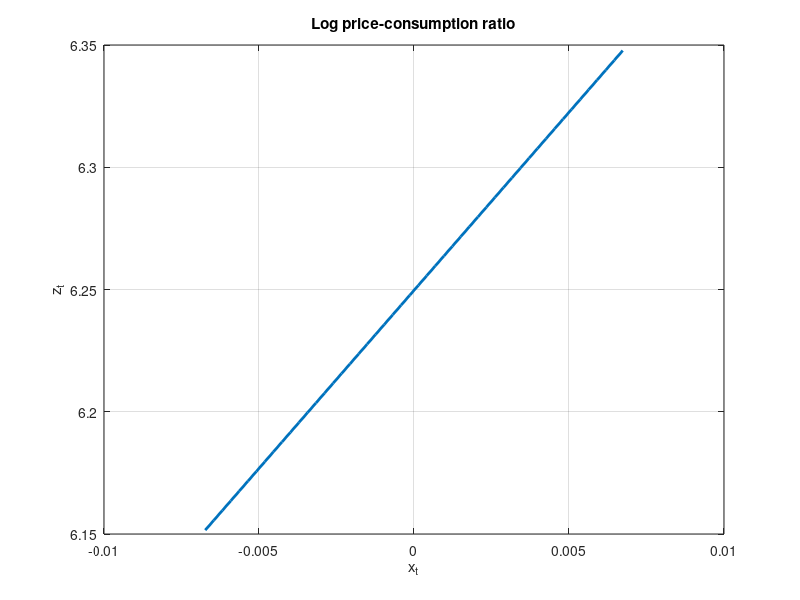
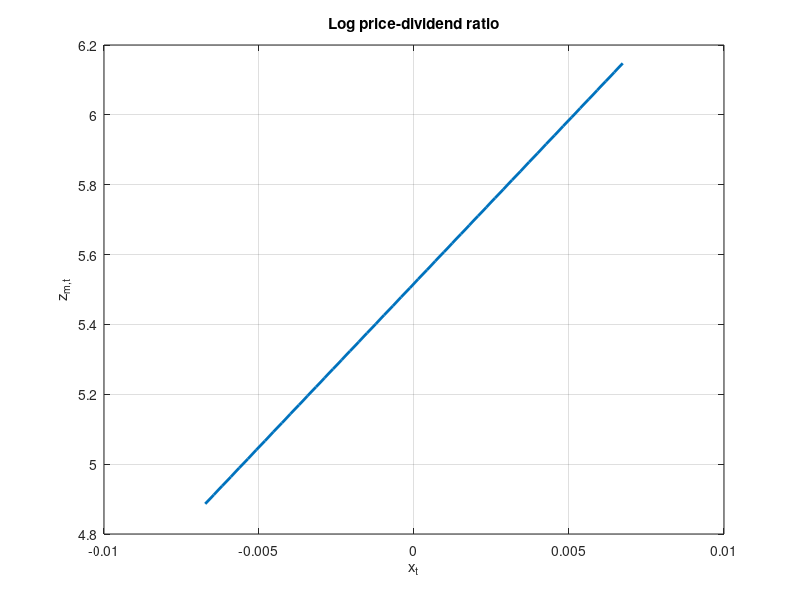
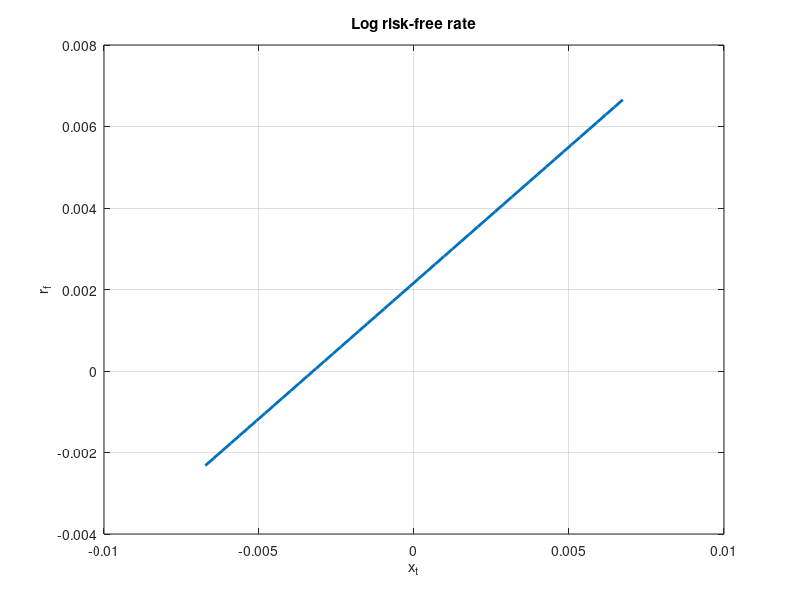
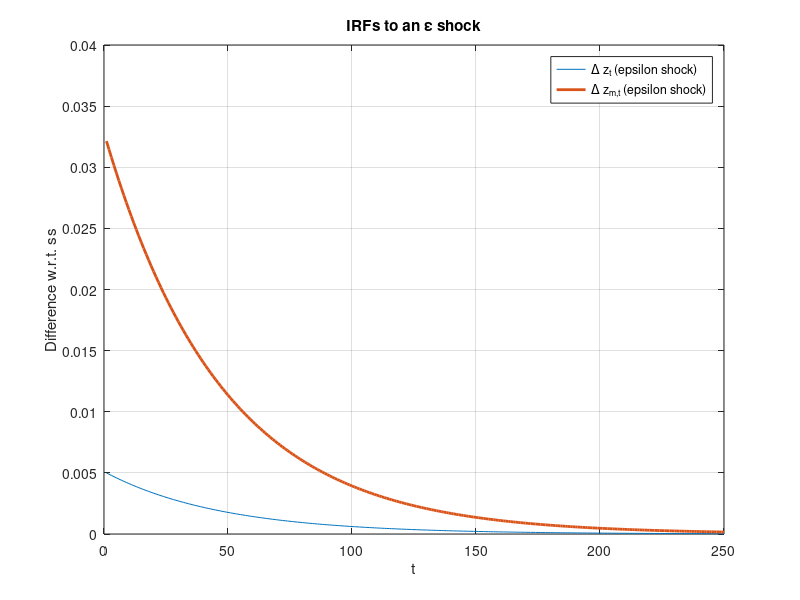

Write the MATLAB code that produced these figures, in order.
%DIEGO ALVAREZ FLORES
%BY REPLICATION: ONE STATE VARIABLE
%JANUARY 2026

clear;
clc;

%% PARAMETERS
sigma=0.0078;
mu=0.0015;
rho=0.979;
psi=1.5;
gamma=10;
beta=0.998;
phi_e=0.044;
theta=(1-gamma)/(1-1/psi);
phi=3;
mu_d=0.0015;
phi_d=4.5;

%% EQUATIONS FOR FIXED POINT METHOD (C0NSUMPTION)
function [k0] = function1_k0(zbar,k1)
    k0=log(exp(zbar)+1)-k1*zbar;
end

function [k1] = function1_k1(zbar)
    k1=exp(zbar)/(exp(zbar)+1);
end

function [A1] = function1_A1(psi,k1,rho)
    A1=(1-1/psi)/(1-k1*rho);
end

function [A0] = function1_A0(beta,mu,psi,k0,k1,theta,sigma,A1,phi_e)
    A0=(log(beta)+mu*(1-1/psi)+k0+0.5*sigma^2*theta*((1-1/psi)^2+(k1*A1*phi_e)^2))/(1-k1);
end

%% FIXED-POINT METHOD (C0NSUMPTION)
function [k0,k1,A0,A1,zbar] = solve_param_cons1(beta,mu,psi,theta,rho,phi_e,sigma)
    zbar_init=0;
    max_iter=1000;
    terminate=0;
    crit=1e-9; 
    iter=1;
    while (terminate==0 & iter<max_iter)
        k1 = function1_k1(zbar_init);
        k0 = function1_k0(zbar_init,k1);
        A1 = function1_A1(psi,k1,rho);
        A0 = function1_A0(beta,mu,psi,k0,k1,theta,sigma,A1,phi_e);
        zbar = A0; % Unconditional expectation of z_t
        if abs(zbar-zbar_init)<crit
            terminate=1;
        end        
        zbar_init=zbar;
        iter=iter+1;
    end
end

[k0,k1,A0,A1,zbar] = solve_param_cons1(beta,mu,psi,theta,rho,phi_e,sigma);

%% EQUATIONS FOR FIXED POINT METHOD (DIVIDEND)
function [k0m] = function1_k0m(zbarm,k1m)
    k0m=log(exp(zbarm)+1)-k1m*zbarm;
end

function [k1m] = function1_k1m(zbarm)
    k1m=exp(zbarm)/(exp(zbarm)+1);
end

function [A1m] = function1_A1m(psi,k1m,rho,phi)
    A1m=(phi-1/psi)/(1-k1m*rho);
end

function [A0m] = function1_A0m(beta,mu,psi,k0,k1,theta,sigma,A0,A1,k0m,k1m,A1m,mu_d,phi_e,phi_d)
    A0m = (theta*log(beta)+mu*(theta-1-theta/psi)+(theta-1)*(k0+A0*(k1-1)) ...
        +k0m+mu_d+0.5*sigma^2*((theta-1-theta/psi)^2+((theta-1)*k1*A1*phi_e+k1m*A1m*phi_e)^2+phi_d^2))/(1-k1m);
end

%% FIXED-POINT METHOD (DIVIDEND)
function [k0m,k1m,A0m,A1m,zbarm] = solve_param_div1(beta,mu,psi,theta,rho,phi_e,sigma, ...
        phi,k0,k1,A0,A1,phi_d,mu_d)
    zbarm_init=0;
    max_iter=1000;
    terminate=0;
    crit=1e-9; 
    iter=1;
    while (terminate==0 & iter<max_iter)
        k1m = function1_k1m(zbarm_init);
        k0m = function1_k0m(zbarm_init,k1m);
        A1m = function1_A1m(psi,k1m,rho,phi);
        A0m = function1_A0m(beta,mu,psi,k0,k1,theta,sigma,A0,A1,k0m,k1m,A1m,mu_d,phi_e,phi_d);
        zbarm = A0m; % Unconditional expectation of z_{m,t}
        if abs(zbarm-zbarm_init)<crit
            terminate=1;
        end        
        zbarm_init=zbarm;
        iter=iter+1;
    end
end

[k0m,k1m,A0m,A1m,zbarm] = solve_param_div1(beta,mu,psi,theta,rho,phi_e,sigma, ...
        phi,k0,k1,A0,A1,phi_d,mu_d);

%% LOG-LINEARIZATION: POLICY FUNCTIONS

% A simple grid for x_t
function [x_grid] = simple_x_grid(Nx,phi_e,sigma,rho)
    std_x=sqrt((phi_e^2*sigma^2)/(1-rho^2)); % Unconditional standard deviation of x_t
    x_min=-4*std_x;
    x_max=4*std_x;
    x_grid=linspace(x_min,x_max,Nx);
end

function [zt] = function1_log_zt(x_grid,A0,A1)
    zt=A0+A1*x_grid;
end

Nx=50; % Number of grid points for x_t
[x_grid]=simple_x_grid(Nx,phi_e,sigma,rho);
[zt] = function1_log_zt(x_grid,A0,A1);

figure(1)
plot(x_grid,zt,'LineWidth',2)
xlabel('x_t'); ylabel('z_t')
grid on
title("Log price-consumption ratio")
saveas(figure(1),'figure1_one.png')

function [ztm] = function1_log_ztm(x_grid,A0m,A1m)
    ztm=A0m+A1m*x_grid;
end

[ztm] = function1_log_ztm(x_grid,A0m,A1m);

figure(2)
plot(x_grid,ztm,'LineWidth',2)
xlabel('x_t'); ylabel('z_{m,t}')
grid on
title("Log price-dividend ratio")
saveas(figure(2),'figure2_one.png')

function [rf] = function1_rf(beta,mu,psi,theta,k1,A1,x_grid,phi_e,sigma)
    rf=-log(beta)+(1/psi)*mu+(1/psi)*x_grid+ ...
        0.5*(theta-1-theta/psi^2)*sigma^2+((theta-1)/2)*(k1*A1*phi_e)^2*sigma^2;
end

[rf] = function1_rf(beta,mu,psi,theta,k1,A1,x_grid,phi_e,sigma);

figure(3)
plot(x_grid,rf,'LineWidth',2)
xlabel('x_t'); ylabel('r_f')
grid on
title("Log risk-free rate")
saveas(figure(3),'figure3_one.png')

%% LOG-LINEARIZATION: IRFs
function [x,diff_z,diff_zm] = function1_irf_z_zm(T,x0,rho,phi_e,sigma,A0,A1,A0m,A1m)
    shockSize=1;
    x=zeros(T+1,1);
    x(1)=x0;
    eps=zeros(T,1);

    eps(1)=shockSize;

    for t=1:T
        x(t+1)=rho*x(t)+phi_e*sigma*eps(t);
    end

    z=A0+A1*x;
    zm=A0m+A1m*x;
    z_ss=A0;
    zm_ss=A0m;
    diff_z=z-z_ss;
    diff_zm=zm-zm_ss;
end

T=250;
t=(1:T)';
x_ss=0; % Unconditional expectation of x_t

[x_eps,diff_z_eps,diff_zm_eps] = function1_irf_z_zm(T,x_ss,rho,phi_e,sigma,A0,A1,A0m,A1m);

figure(4)
plot(t,diff_z_eps(2:end),t,diff_zm_eps(2:end),'LineWidth',2);
grid on;xlabel('t');ylabel('Difference w.r.t. ss');
legend('\Delta z_t (epsilon shock)','\Delta z_{m,t} (epsilon shock)','Location','Best');
title('IRFs to an \epsilon shock');
saveas(figure(4),'figure4_two.png')